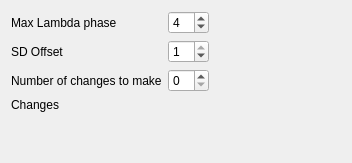
        <widget class="QWidget" name="tab_lambdas">
         <attribute name="title">
          <string>Lambdas</string>
         </attribute>
         <layout class="QGridLayout" name="gridLayout_4">
          <item row="0" column="4">
           <spacer name="horizontalSpacer_lambdas3">
            <property name="orientation">
             <enum>Qt::Horizontal</enum>
            </property>
            <property name="sizeHint" stdset="0">
             <size>
              <width>40</width>
              <height>20</height>
             </size>
            </property>
           </spacer>
          </item>
          <item row="4" column="0">
           <spacer name="verticalSpacer_lambdas1">
            <property name="orientation">
             <enum>Qt::Vertical</enum>
            </property>
            <property name="sizeHint" stdset="0">
             <size>
              <width>20</width>
              <height>40</height>
             </size>
            </property>
           </spacer>
          </item>
          <item row="0" column="1">
           <widget class="QSpinBox" name="spinBox_lambda_max_phase">
            <property name="value">
             <number>4</number>
            </property>
           </widget>
          </item>
          <item row="1" column="1">
           <widget class="QSpinBox" name="spinBox_lambda_sd_offset">
            <property name="maximum">
             <number>1</number>
            </property>
            <property name="value">
             <number>1</number>
            </property>
           </widget>
          </item>
          <item row="1" column="0">
           <widget class="QLabel" name="label_lambda_sd_offset">
            <property name="text">
             <string>SD Offset</string>
            </property>
           </widget>
          </item>
          <item row="2" column="0">
           <widget class="QLabel" name="label_lambda_num_changes">
            <property name="text">
             <string>Number of changes to make</string>
            </property>
           </widget>
          </item>
          <item row="2" column="1">
           <widget class="QSpinBox" name="spinBox_lambda_num_changes"/>
          </item>
          <item row="0" column="0">
           <widget class="QLabel" name="label_lambda_max_phase">
            <property name="text">
             <string>Max Lambda phase</string>
            </property>
           </widget>
          </item>
          <item row="3" column="0">
           <widget class="QLabel" name="label_lambda_changes">
            <property name="text">
             <string>Changes</string>
            </property>
           </widget>
          </item>
          <item row="0" column="2">
           <spacer name="horizontalSpacer_lambdas1">
            <property name="orientation">
             <enum>Qt::Horizontal</enum>
            </property>
            <property name="sizeHint" stdset="0">
             <size>
              <width>40</width>
              <height>20</height>
             </size>
            </property>
           </spacer>
          </item>
          <item row="0" column="3">
           <spacer name="horizontalSpacer_lambdas2">
            <property name="orientation">
             <enum>Qt::Horizontal</enum>
            </property>
            <property name="sizeHint" stdset="0">
             <size>
              <width>40</width>
              <height>20</height>
             </size>
            </property>
           </spacer>
          </item>
          <item row="3" column="1" colspan="3">
           <layout class="QVBoxLayout" name="verticalLayout_lambda_changes"/>
          </item>
         </layout>
        </widget>
